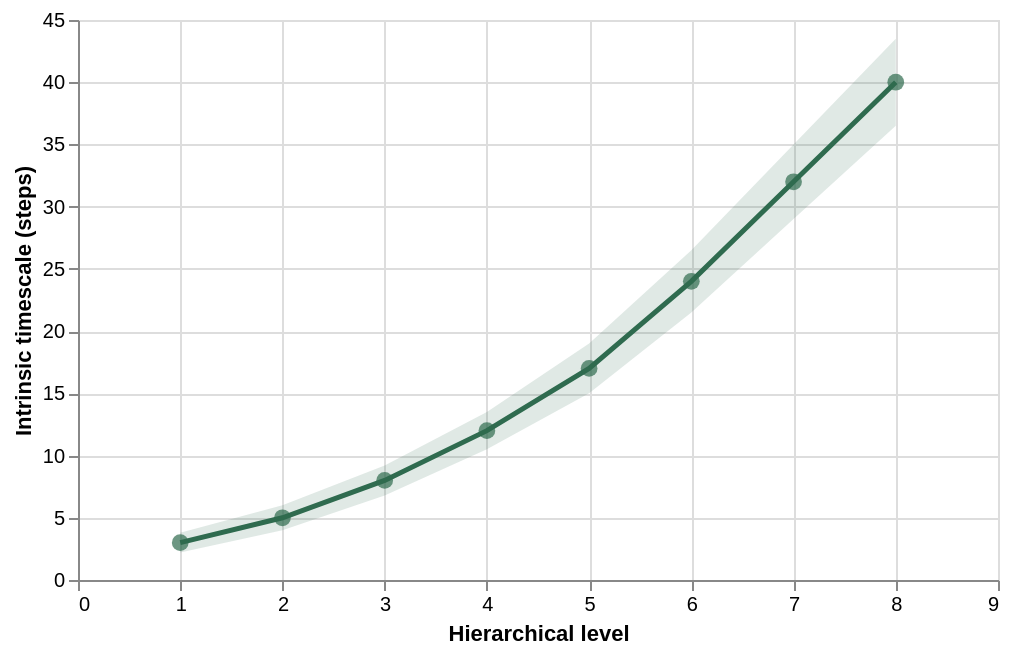

Write notebook code for a chart like this one.
### Code cell
#| label: fig-tau

import altair as alt
rows = [{'level': i+1, 'tau': t, 'lo': l, 'hi': h}
        for i, (t, l, h) in enumerate(zip(
            [3,5,8,12,17,24,32,40], [2.2,4,6.8,10.5,15,21.5,29,36.5], [3.8,6,9.2,13.5,19,26.5,35,43.5]))]
data = alt.Data(values=rows)
band = alt.Chart(data).mark_area(opacity=0.15, color='#2f6b4f').encode(
    x=alt.X('level:Q', title='Hierarchical level'), y=alt.Y('lo:Q', title='Intrinsic timescale (steps)'), y2='hi:Q')
line = alt.Chart(data).mark_line(color='#2f6b4f').encode(x='level:Q', y='tau:Q')
pts = alt.Chart(data).mark_point(color='#2f6b4f', filled=True).encode(x='level:Q', y='tau:Q', tooltip=['level','tau','lo','hi'])
(band + line + pts).properties(width=460, height=280)

### Figure 1 — Vega-Lite specification as saved in the notebook (floating-point values rounded to 4 significant figures)
{"config": {"view": {"continuousWidth": 300, "continuousHeight": 300}}, "layer": [{"mark": {"type": "area", "color": "#2f6b4f", "opacity": 0.15}, "encoding": {"x": {"axis": {"tickCount": 8}, "field": "level", "scale": {"domain": [0.5, 8.5]}, "title": "Hierarchical level", "type": "quantitative"}, "y": {"field": "lo", "title": "Intrinsic timescale (steps)", "type": "quantitative"}, "y2": {"field": "hi"}}}, {"mark": {"type": "line", "color": "#2f6b4f", "strokeWidth": 2.5}, "encoding": {"x": {"field": "level", "type": "quantitative"}, "y": {"field": "tau", "type": "quantitative"}}}, {"mark": {"type": "point", "color": "#2f6b4f", "filled": true, "size": 70}, "encoding": {"tooltip": [{"field": "level", "title": "Level", "type": "quantitative"}, {"field": "tau", "title": "Timescale", "type": "quantitative"}, {"field": "lo", "title": "-1 SD", "type": "quantitative"}, {"field": "hi", "title": "+1 SD", "type": "quantitative"}], "x": {"field": "level", "type": "quantitative"}, "y": {"field": "tau", "type": "quantitative"}}}], "data": {"values": [{"level": 1, "tau": 3, "lo": 2.2, "hi": 3.8}, {"level": 2, "tau": 5, "lo": 4, "hi": 6}, {"level": 3, "tau": 8, "lo": 6.8, "hi": 9.2}, {"level": 4, "tau": 12, "lo": 10.5, "hi": 13.5}, {"level": 5, "tau": 17, "lo": 15, "hi": 19}, {"level": 6, "tau": 24, "lo": 21.5, "hi": 26.5}, {"level": 7, "tau": 32, "lo": 29, "hi": 35}, {"level": 8, "tau": 40, "lo": 36.5, "hi": 43.5}]}, "height": 280, "width": 460, "$schema": "https://vega.github.io/schema/vega-lite/v5.20.1.json"}
